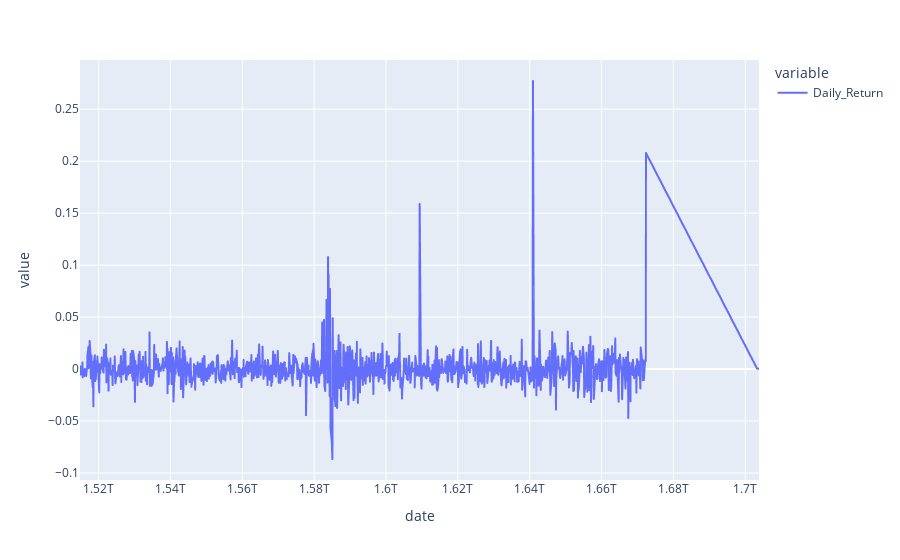

Notebook cell for this chart:
### Code cell
nooutliers.plot(x='date', y=['Daily_Return'], kind='line')

### Figure 1 — Plotly figure (JSON) as saved in the notebook; plotly's stock layout.template omitted (floating-point values rounded to 4 significant figures; data arrays with more than 128 entries replaced by an {"elided": "..."} marker saying what was removed)
{"data": [{"hovertemplate": "variable=Daily_Return<br>date=%{x}<br>value=%{y}<extra></extra>", "legendgroup": "Daily_Return", "line": {"color": "#636efa", "dash": "solid"}, "marker": {"symbol": "circle"}, "mode": "lines", "name": "Daily_Return", "showlegend": true, "type": "scattergl", "x": {"elided": "1215 int values"}, "xaxis": "x", "y": {"elided": "1215 float values"}, "yaxis": "y"}], "layout": {"legend": {"title": {"text": "variable"}, "tracegroupgap": 0}, "margin": {"t": 60}, "xaxis": {"anchor": "y", "domain": [0, 1], "title": {"text": "date"}}, "yaxis": {"anchor": "x", "domain": [0, 1], "title": {"text": "value"}}}}
